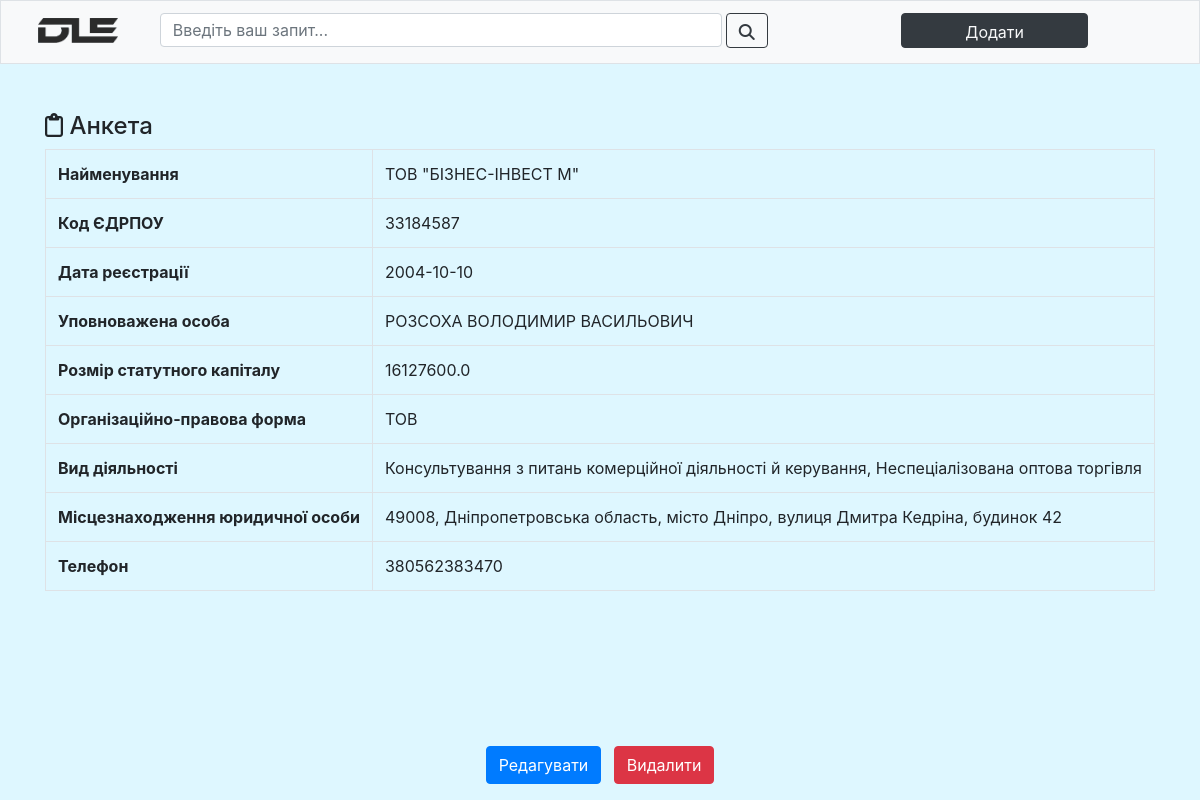
Page /entity/17 on the committed database.
### main/models.py (models this page shows)
class EntityModel(models.Model):
    legal_name = models.CharField(max_length=200)
    legal_code = models.CharField(max_length=8)
    reg_date = models.DateField()
    legal_agent = models.CharField(max_length=120)
    legal_fund = models.FloatField()
    legal_form = models.CharField(max_length=120)
    legal_activity = models.CharField(max_length=300, null=True, blank=True)
    legal_address = models.CharField(max_length=300, null=True, blank=True)
    legal_phone = models.CharField(max_length=24, null=True, blank=True)
    date_added = models.DateTimeField()

### main/views.py (the view)
# urls.py: path('entity/<int:entity_id>', views.get_entity, name='entity'),
def get_entity(request, entity_id):
    entity = get_object_or_404(EntityModel, id=entity_id)
    return render(request, 'entity.html', {'entity': entity})

### main/templates/entity.html (shortened to what this page needs)
{% extends "main_wrapper.html" %}
{% block content %}
<div class="container mt-5">
    <h4><i class="fa-regular fa-clipboard"></i> Анкета</h4>
    <table class="table table-bordered">
      <tbody>
        <tr>
          <th scope="row">Найменування</th>
          <td>{{entity.legal_name}}</td>
        </tr>
        <tr>
          <th scope="row">Код ЄДРПОУ</th>
          <td>{{entity.legal_code}}</td>
        </tr>
        <tr>
          <th scope="row">Дата реєстрації</th>
          <td>{{entity.reg_date|date:"Y-m-d"}}</td>
        </tr>
        <tr>
          <th scope="row">Уповноважена особа</th>
          <td>{{entity.legal_agent}}</td>
        </tr>
        <tr>
          <th scope="row">Розмір статутного капіталу</th>
          <td>{{entity.legal_fund}}</td>
        </tr>
        <tr>
          <th scope="row">Організаційно-правова форма</th>
          <td>{{entity.legal_form}}</td>
        </tr>
        <tr>
          <th scope="row">Вид діяльності</th>
          <td>{{entity.legal_activity}}</td>
        </tr>
        <tr>
          <th scope="row">Місцезнаходження юридичної особи</th>
          <td>{{entity.legal_address}}</td>
        </tr>
        <tr>
          <th scope="row">Телефон</th>
          <td>{{entity.legal_phone}}</td>
        </tr>
      </tbody>
    </table>
    <div class="fixed-bottom text-center mb-3">
        <a href="/entity/edit/{{entity.id}}"><button type="button" class="btn btn-primary mr-2">Редагувати</button></a>
        <button type="button" class="btn btn-danger" data-toggle="modal" data-target="#confirmationModal">Видалити</button>
      </div>
  </div>
{% endblock %}

### main/static/css/custom.css (style rules this page uses)
body { background-color: #def7ff; }

### rows in the picture
EntityModel: legal_name "ТОВ \"БІЗНЕС-ІНВЕСТ М\"", legal_code "33184587", reg_date "2004-10-10", legal_agent "РОЗСОХА ВОЛОДИМИР ВАСИЛЬОВИЧ", legal_fund "16127600.0", legal_form "ТОВ", legal_activity "Консультування з питань комерційної діяльності й керування, Неспеціалізована оптова торгівля", legal_address "49008, Дніпропетровська область, місто Дніпро, вулиця Дмитра Кедріна, будинок 42", legal_phone "380562383470"
